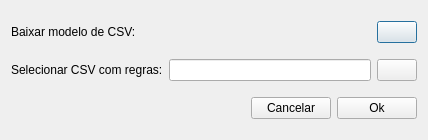
<?xml version="1.0" encoding="UTF-8"?>
<ui version="4.0">
 <class>Dialog</class>
 <widget class="QDialog" name="Dialog">
  <property name="geometry">
   <rect>
    <x>0</x>
    <y>0</y>
    <width>428</width>
    <height>140</height>
   </rect>
  </property>
  <property name="windowTitle">
   <string>Importar Regras de Csv</string>
  </property>
  <layout class="QGridLayout" name="gridLayout">
   <item row="0" column="0">
    <layout class="QHBoxLayout" name="horizontalLayout">
     <item>
      <widget class="QLabel" name="label">
       <property name="text">
        <string>Baixar modelo de CSV:</string>
       </property>
      </widget>
     </item>
     <item>
      <spacer name="horizontalSpacer">
       <property name="orientation">
        <enum>Qt::Horizontal</enum>
       </property>
       <property name="sizeHint" stdset="0">
        <size>
         <width>40</width>
         <height>20</height>
        </size>
       </property>
      </spacer>
     </item>
     <item>
      <widget class="QPushButton" name="templateBtn">
       <property name="text">
        <string/>
       </property>
      </widget>
     </item>
    </layout>
   </item>
   <item row="1" column="0">
    <layout class="QHBoxLayout" name="horizontalLayout_2">
     <item>
      <widget class="QLabel" name="label_2">
       <property name="text">
        <string>Selecionar CSV com regras:</string>
       </property>
      </widget>
     </item>
     <item>
      <widget class="QLineEdit" name="pathCsvLe"/>
     </item>
     <item>
      <widget class="QPushButton" name="selectCsvBtn">
       <property name="text">
        <string/>
       </property>
      </widget>
     </item>
    </layout>
   </item>
   <item row="2" column="0">
    <layout class="QHBoxLayout" name="horizontalLayout_3">
     <item>
      <spacer name="horizontalSpacer_2">
       <property name="orientation">
        <enum>Qt::Horizontal</enum>
       </property>
       <property name="sizeHint" stdset="0">
        <size>
         <width>268</width>
         <height>20</height>
        </size>
       </property>
      </spacer>
     </item>
     <item>
      <widget class="QPushButton" name="cancelBtn">
       <property name="text">
        <string>Cancelar</string>
       </property>
      </widget>
     </item>
     <item>
      <widget class="QPushButton" name="okBtn">
       <property name="text">
        <string>Ok</string>
       </property>
      </widget>
     </item>
    </layout>
   </item>
  </layout>
 </widget>
 <resources/>
 <connections/>
</ui>
